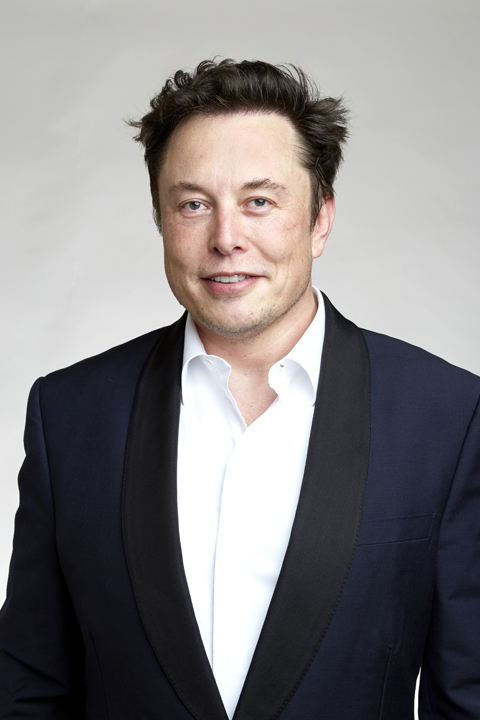
//> input picture resources/elon.jpg, 480 x 720 px
$ ./chapter2_basic_functions   (built with g++ and OpenCV 4)
//> lines starting //> are read from the running program, lines starting //| are printed output that depends on the picture; after the words box and inside, x2 and y2 are one past the last pixel; in counts of white or black regions, pixels touching at a corner belong together

#include <opencv2/imgcodecs.hpp>
#include <opencv2/highgui.hpp>
#include <opencv2/imgproc.hpp>
#include <iostream>

using namespace cv;
using namespace std;


////////// Basic Functions /////////

void main() {

    string image_path = "resources/elon.jpg";

    Mat image = imread(image_path, IMREAD_COLOR);
//> image is the input picture: 720 rows x 480 cols, CV_8UC3; mean B, G, R 129.9, 128.8, 131.8
    Mat imgResized, imgCroped, imgGray, imgBlur, imgCanny, imgDilate, imgErode;

    // resize the image
    //image.size()
    //resize(image, imgResized, { 400, 600 }, 0, 0); // scaled to specific values of width and height
    resize(image, imgResized, Size(),0.5,0.5 ); // scaled to 0.5 of the original image

    // crop the image
    Rect roi(100, 100, 200, 200);
    imgCroped = image(roi);
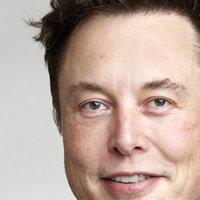
//> imgCroped: 200 rows x 200 cols, CV_8UC3; mean B, G, R 156.2, 167.1, 188

    // convert to gray scale
    cvtColor(image, imgGray, COLOR_BGR2GRAY);
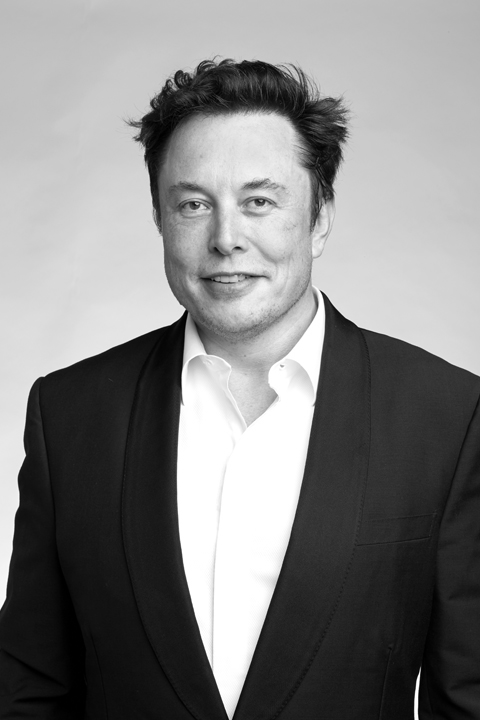
//> imgGray: 720 rows x 480 cols, CV_8UC1; min 0, max 255, mean 129.8

    // blur the image
    GaussianBlur(image, imgBlur, Size(5, 5), 5, 0);

    //edge detection (canny)
    Canny(imgBlur, imgCanny, 25, 125);
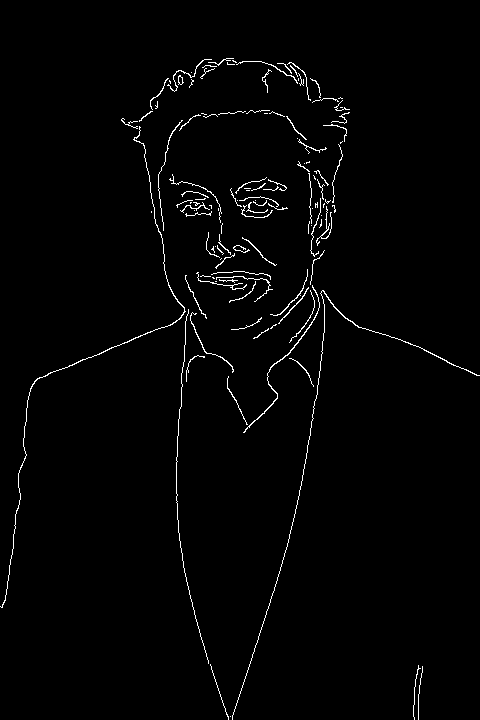
//> imgCanny: 720 rows x 480 cols, CV_8UC1; 1.6% white in thin lines or dots

    // dialte image (increase thikness)
    Mat kernal = getStructuringElement(MORPH_RECT, Size(5, 5));
    dilate(imgCanny, imgDilate, kernal);
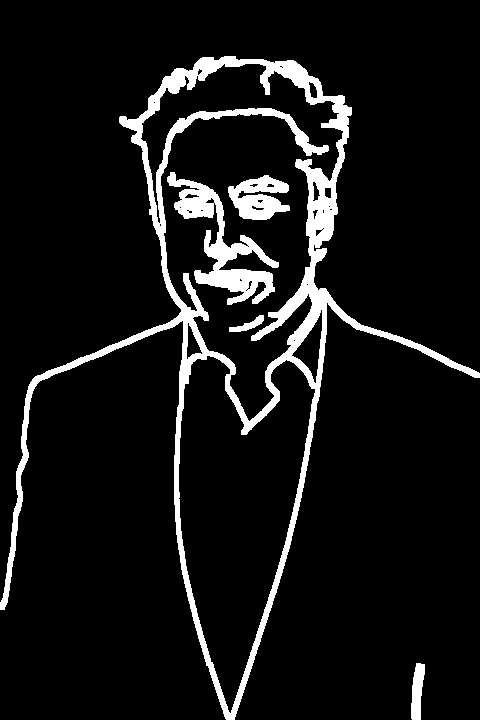
//> imgDilate: 720 rows x 480 cols, CV_8UC1; 8.4% white; 5 white regions, box (x1, y1, x2, y2) and area: (0, 56, 480, 720) 22143, (167, 172, 279, 305) 4314, (228, 175, 290, 220) 1726, (411, 663, 425, 720) 562, (229, 315, 264, 332) 236

    // Erode image
    Mat kernalErode = getStructuringElement(MORPH_RECT, Size(3, 3));
    erode(imgDilate, imgErode, kernalErode);
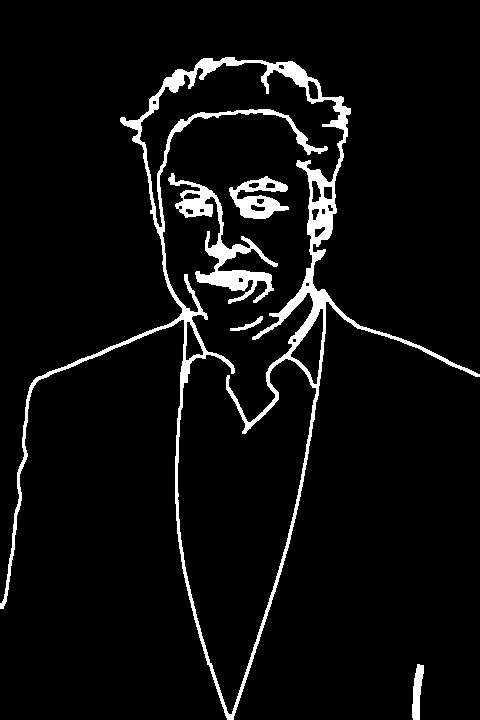
//> imgErode: 720 rows x 480 cols, CV_8UC1; 5.6% white; 5 white regions, box (x1, y1, x2, y2) and area: (0, 57, 480, 720) 14460, (168, 173, 278, 304) 3124, (229, 176, 289, 219) 1284, (412, 664, 424, 720) 431, (230, 316, 263, 331) 136

    // show the images (decrease thikness)
    imshow("Image", image);
    imshow("Resized", imgResized);
    imshow("Croped", imgCroped);
    imshow("Gray", imgGray);
    imshow("Blur", imgBlur);
    imshow("Canny", imgCanny);
    imshow("Dilate", imgDilate);
    imshow("Erode", imgErode);

    waitKey(0);

}

$ run again, with resources/document.jpg copied over resources/elon.jpg
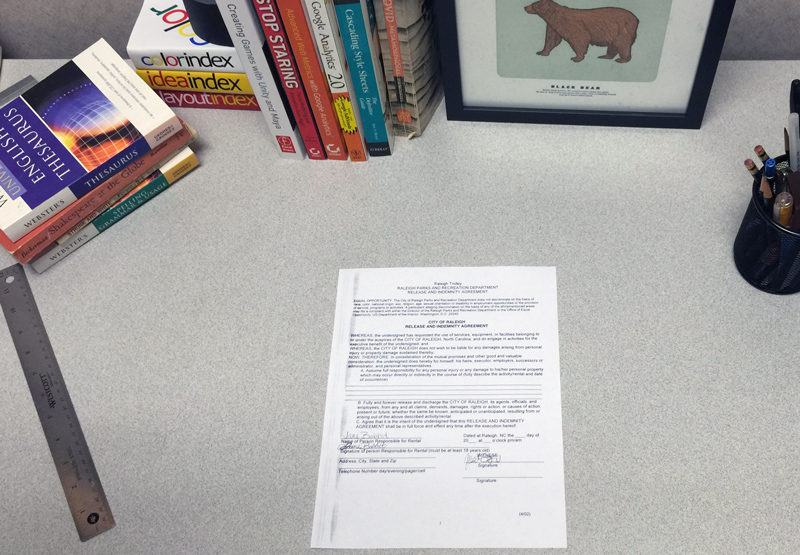
//> input picture resources/document.jpg, 800 x 555 px
//> image is the input picture: 555 rows x 800 cols, CV_8UC3; mean B, G, R 164.8, 165.4, 168.3
//> `Canny(imgBlur, imgCanny, 25, 125);`:
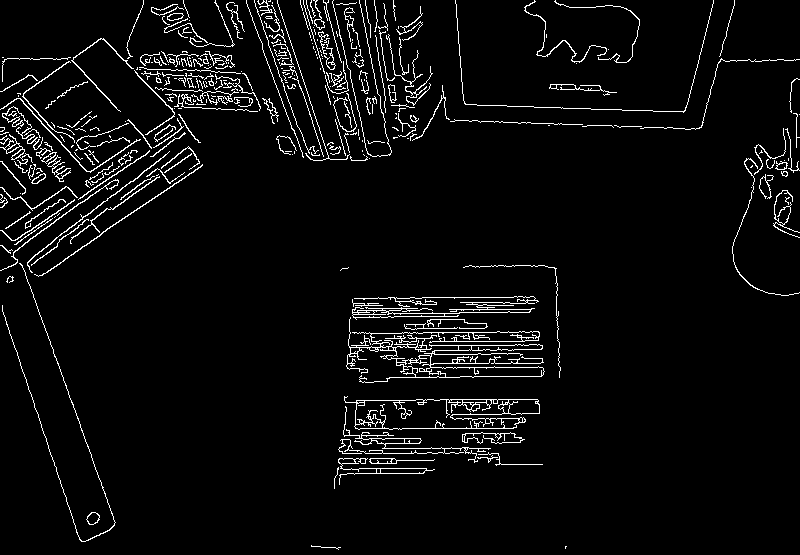
//> imgCanny: 555 rows x 800 cols, CV_8UC1; 4.5% white in thin lines or dots
//> imgDilate: 555 rows x 800 cols, CV_8UC1; 20.3% white; 16 white regions, largest, box (x1, y1, x2, y2) and area: (0, 0, 281, 544) 33111, (244, 0, 800, 163) 20867, (344, 294, 547, 385) 13389
//> `erode(imgDilate, imgErode, kernalErode);`:
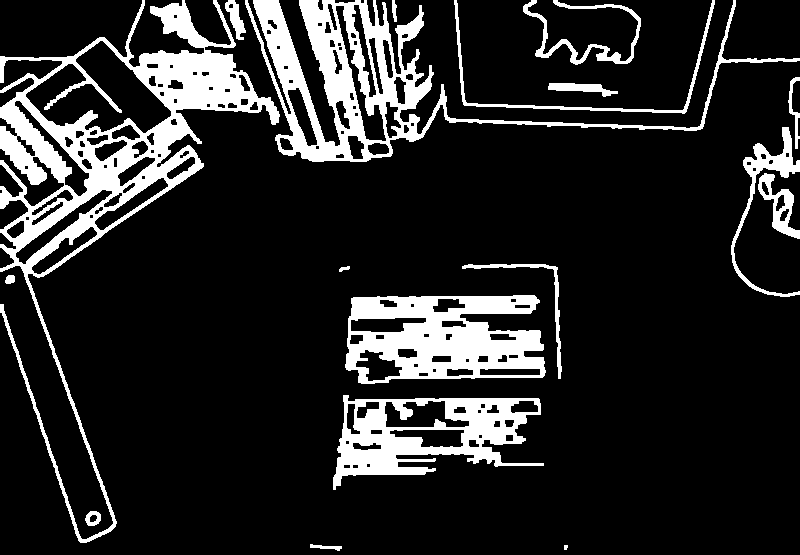
//> imgErode: 555 rows x 800 cols, CV_8UC1; 15.5% white; 18 white regions (1 under 20 px), largest, box (x1, y1, x2, y2) and area: (0, 0, 280, 543) 24712, (245, 0, 800, 162) 15779, (345, 295, 546, 384) 11401

$ run again, with resources/document2.jpg copied over resources/elon.jpg
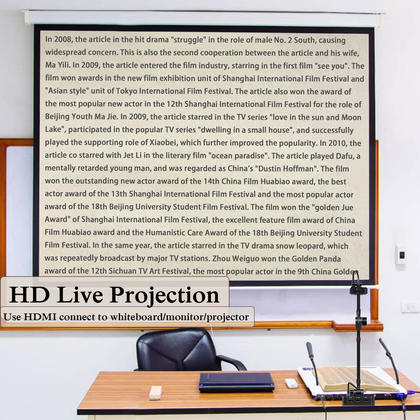
//> input picture resources/document2.jpg, 420 x 420 px
//> image is the input picture: 420 rows x 420 cols, CV_8UC3; mean B, G, R 179.1, 186.2, 193.5
//> `Canny(imgBlur, imgCanny, 25, 125);`:
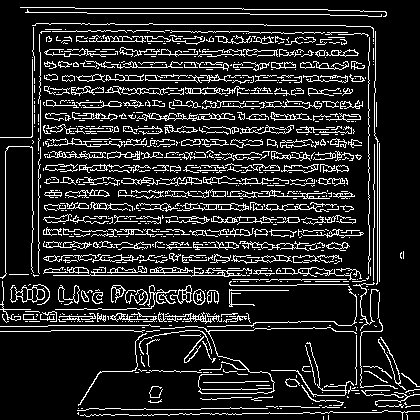
//> imgCanny: 420 rows x 420 cols, CV_8UC1; 14.1% white in thin lines or dots
//> imgDilate: 420 rows x 420 cols, CV_8UC1; 61.1% white; 231 black regions (121 under 20 px), largest, box (x1, y1, x2, y2) and area: (0, 0, 420, 384) 22884, (0, 333, 321, 420) 9745, (5, 275, 354, 323) 6010
//> `erode(imgDilate, imgErode, kernalErode);`:
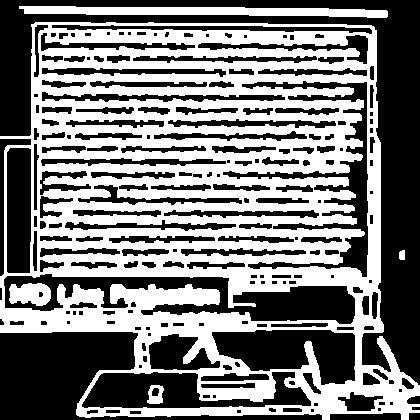
//> imgErode: 420 rows x 420 cols, CV_8UC1; 48.2% white; 5 white regions, box (x1, y1, x2, y2) and area: (0, 22, 420, 420) 81016, (19, 6, 388, 18) 2909, (9, 283, 51, 306) 753, (147, 385, 164, 404) 215, (399, 250, 405, 260) 55
